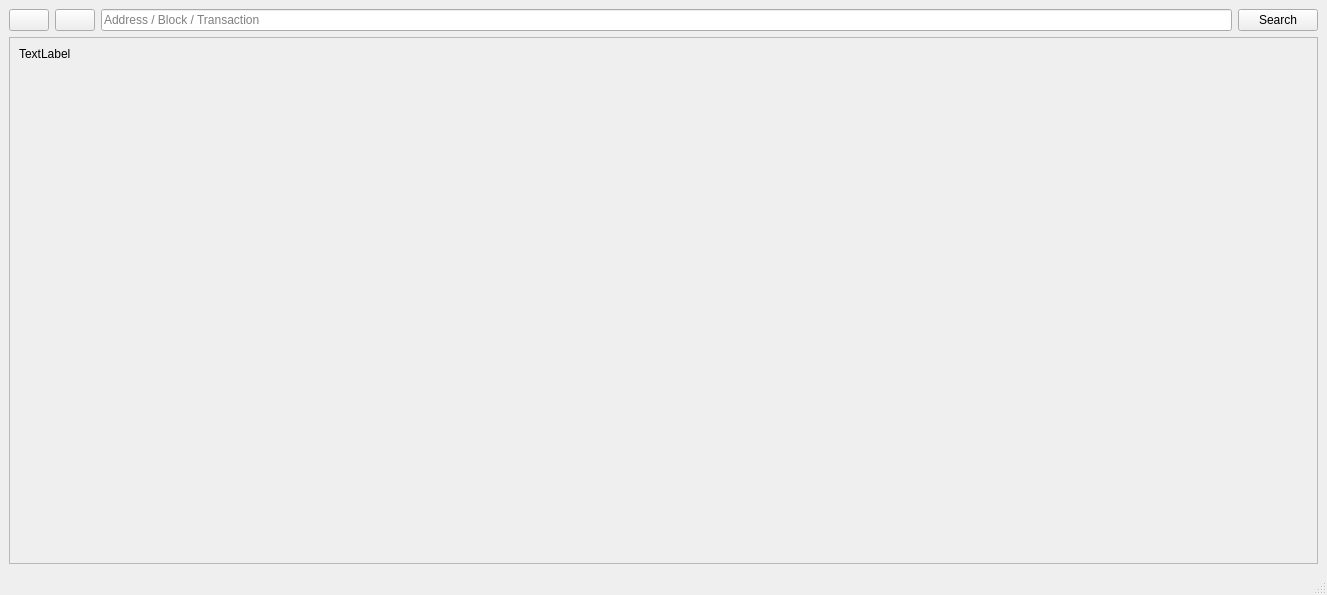
<?xml version="1.0" encoding="UTF-8"?>
<ui version="4.0">
 <class>BlockExplorer</class>
 <widget class="QMainWindow" name="BlockExplorer">
  <property name="geometry">
   <rect>
    <x>0</x>
    <y>0</y>
    <width>1327</width>
    <height>595</height>
   </rect>
  </property>
  <property name="windowTitle">
   <string>Blockchain Explorer</string>
  </property>
  <widget class="QWidget" name="centralwidget">
   <layout class="QVBoxLayout" name="verticalLayout">
    <item>
     <layout class="QHBoxLayout" name="horizontalLayout">
      <property name="sizeConstraint">
       <enum>QLayout::SetMinimumSize</enum>
      </property>
      <item>
       <widget class="QPushButton" name="back">
        <property name="text">
         <string/>
        </property>
        <property name="icon">
         <iconset resource="../bitcoin.qrc">
          <normaloff>:/icons/norvehc</normaloff>:/icons/norvehc</iconset>
        </property>
        <property name="flat">
         <bool>false</bool>
        </property>
       </widget>
      </item>
      <item>
       <widget class="QPushButton" name="forward">
        <property name="text">
         <string/>
        </property>
        <property name="icon">
         <iconset resource="../bitcoin.qrc">
          <normaloff>:/icons/prompticon</normaloff>:/icons/prompticon</iconset>
        </property>
       </widget>
      </item>
      <item>
       <widget class="QLineEdit" name="searchBox">
        <property name="sizePolicy">
         <sizepolicy hsizetype="Expanding" vsizetype="Fixed">
          <horstretch>5</horstretch>
          <verstretch>0</verstretch>
         </sizepolicy>
        </property>
        <property name="minimumSize">
         <size>
          <width>0</width>
          <height>0</height>
         </size>
        </property>
        <property name="inputMask">
         <string/>
        </property>
        <property name="text">
         <string/>
        </property>
        <property name="placeholderText">
         <string>Address / Block / Transaction</string>
        </property>
       </widget>
      </item>
      <item>
       <widget class="QPushButton" name="pushSearch">
        <property name="sizePolicy">
         <sizepolicy hsizetype="Minimum" vsizetype="Fixed">
          <horstretch>0</horstretch>
          <verstretch>0</verstretch>
         </sizepolicy>
        </property>
        <property name="minimumSize">
         <size>
          <width>0</width>
          <height>0</height>
         </size>
        </property>
        <property name="maximumSize">
         <size>
          <width>16777215</width>
          <height>16777215</height>
         </size>
        </property>
        <property name="text">
         <string>Search</string>
        </property>
        <property name="autoDefault">
         <bool>false</bool>
        </property>
        <property name="default">
         <bool>false</bool>
        </property>
        <property name="flat">
         <bool>false</bool>
        </property>
       </widget>
      </item>
     </layout>
    </item>
    <item>
     <widget class="QScrollArea" name="scrollArea">
      <property name="widgetResizable">
       <bool>true</bool>
      </property>
      <widget class="QWidget" name="scrollAreaWidgetContents">
       <property name="geometry">
        <rect>
         <x>0</x>
         <y>0</y>
         <width>780</width>
         <height>498</height>
        </rect>
       </property>
       <layout class="QHBoxLayout" name="horizontalLayout_2">
        <item>
         <widget class="QLabel" name="content">
          <property name="sizePolicy">
           <sizepolicy hsizetype="Preferred" vsizetype="Expanding">
            <horstretch>0</horstretch>
            <verstretch>0</verstretch>
           </sizepolicy>
          </property>
          <property name="text">
           <string>TextLabel</string>
          </property>
          <property name="textFormat">
           <enum>Qt::RichText</enum>
          </property>
          <property name="alignment">
           <set>Qt::AlignLeading|Qt::AlignLeft|Qt::AlignTop</set>
          </property>
          <property name="textInteractionFlags">
           <set>Qt::LinksAccessibleByMouse|Qt::TextSelectableByMouse</set>
          </property>
         </widget>
        </item>
       </layout>
      </widget>
     </widget>
    </item>
   </layout>
  </widget>
  <widget class="QMenuBar" name="menubar">
   <property name="geometry">
    <rect>
     <x>0</x>
     <y>0</y>
     <width>800</width>
     <height>25</height>
    </rect>
   </property>
  </widget>
  <widget class="QStatusBar" name="statusbar"/>
 </widget>
 <resources>
  <include location="../bitcoin.qrc"/>
 </resources>
 <connections/>
</ui>
